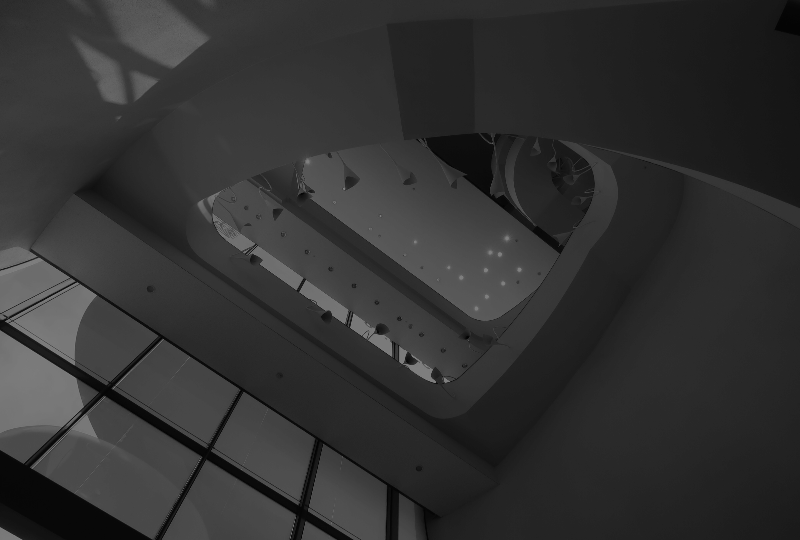
#> input picture images/Indoor_Under_Exposure.bmp, 800 x 540 px, found by its file name
$ python 0414.py
#> lines starting #> are read from the running program, lines starting #| are printed output that depends on the picture
import cv2
import matplotlib.pyplot as plt

img = cv2.imread("Indoor_Under_Exposure.bmp", -1)
#> img is the input picture: shape (540, 800); min 0, max 128, mean 49.4
if img.ndim != 3:
    hist = cv2.calcHist(img, [0], None, [256], [0, 256])
#> hist = 256 values, max 92 at index 46, min 0 at index 0, mean 3.12
    plt.plot(hist)
else:
    color = ("b", "g", "r")
    for i, col in enumerate(color):
        hist = cv2.calcHist(img, [0], None, [256], [0, 256])
        plt.plot(hist, color = col)
plt.xlim([0, 256])
plt.xlabel("Intensity")
plt.ylabel("#Intensities")
plt.show()
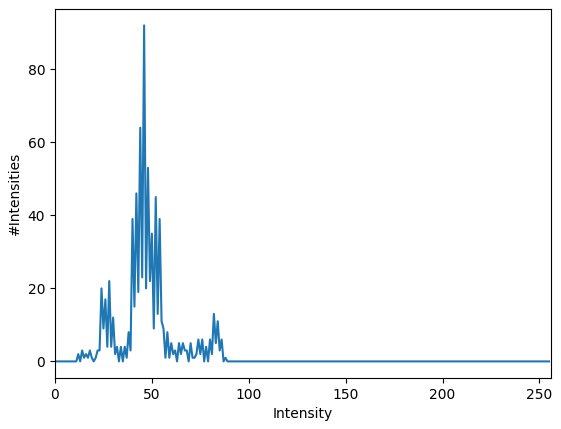
#> figure drawn by matplotlib, 1 panel; curve peaks at x = 46, y = 92

img2 = cv2.equalizeHist(img)
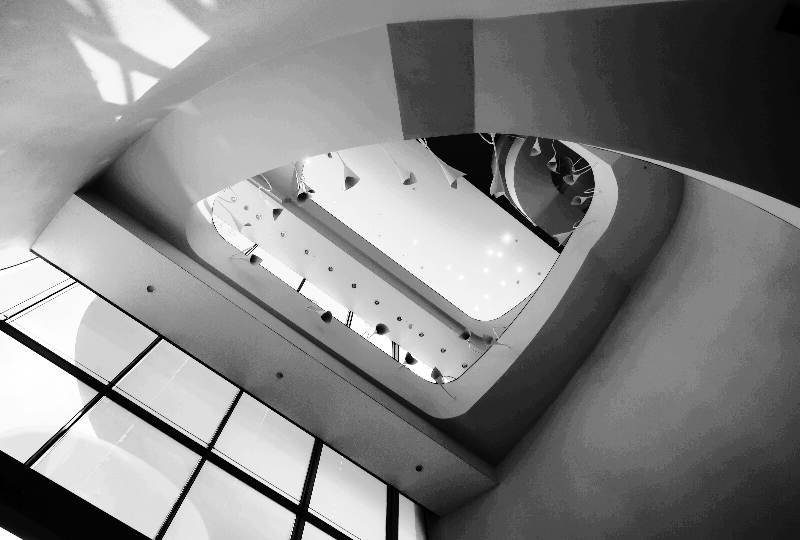
#> img2: shape (540, 800); min 0, max 255, mean 130.2

if img2.ndim != 3:
    hist = cv2.calcHist(img2, [0], None, [256], [0, 256])
#> hist = 256 values, max 92 at index 139, min 0 at index 0, mean 3.12
    plt.plot(hist)
else:
    color = ("b", "g", "r")
    for i, col in enumerate(color):
        hist = cv2.calcHist(img2, [0], None, [256], [0, 256])
        plt.plot(hist, color = col)
plt.xlim([0, 256])
plt.xlabel("Intensity (After Equalization)")
plt.ylabel("#Intensities")
plt.show()
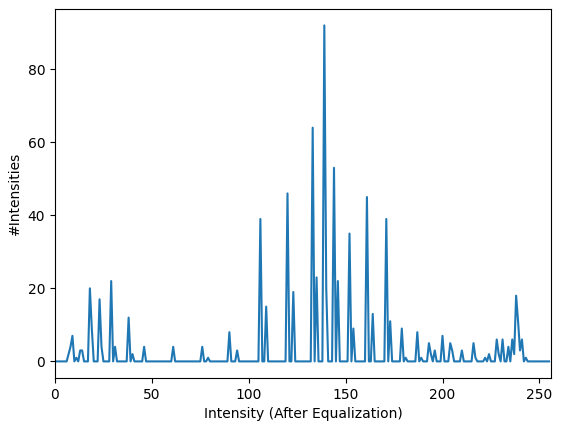
#> figure drawn by matplotlib, 1 panel; curve peaks at x = 139, y = 92

cv2.imshow("Original Image", img)
cv2.imshow("Histogram Equalization", img2)

cv2.waitKey(0)
cv2.destroyAllWindows()
